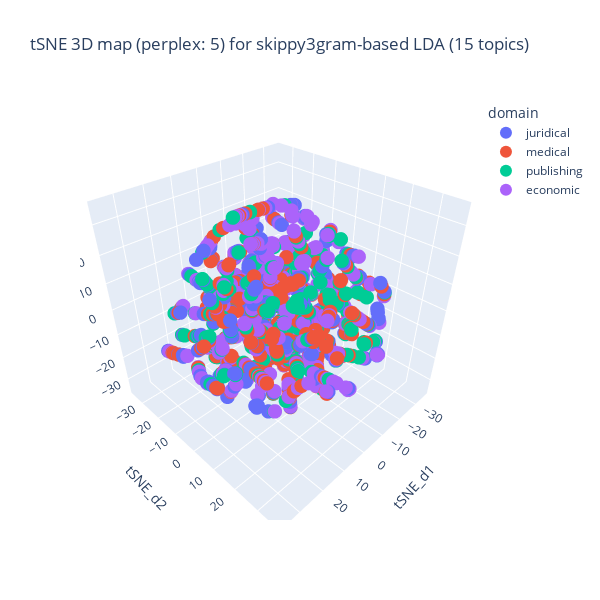
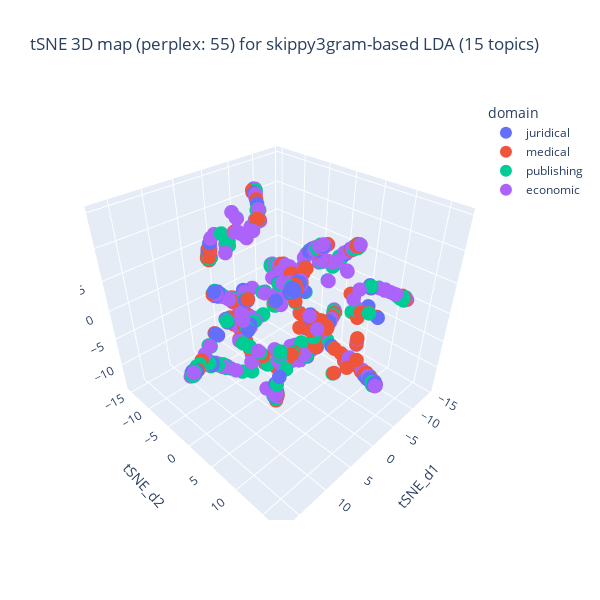
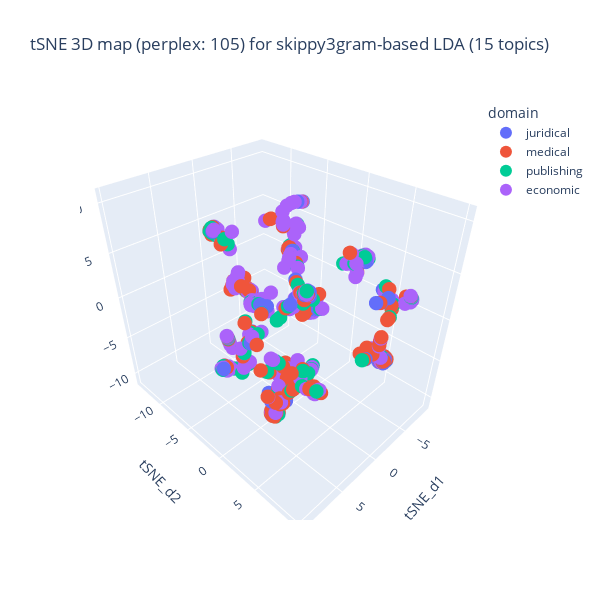
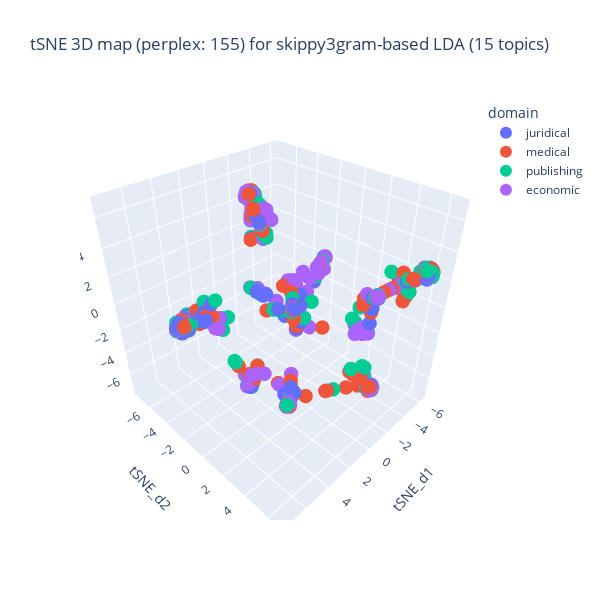

The notebook cell saved with these charts, in order:
### Markdown cell above
# t-SNE を使った可視化

### Code cell
%%capture --no-display

## Plotlyを使って tSNE の結果の可視化 (3D)
import sklearn.manifold
import numpy as np
import pandas as pd
import plotly.express as pex

## perplexity の効果を確認
divider = 5
relative_perplexity = True
if relative_perplexity:
    max_val = round(len(df)/divider)
else:
    max_val = 200
perplexity_vals = range(5, max_val, 50) # 10から始めて doc数の 1/divider まで，50づつ大きくする
print(f"perplexity vals: {perplexity_vals}")

E = np.array(list(df['enc']))
for perplexity_val in perplexity_vals:
    ## tSNE 3D の生成
    tSNE_3d_varied = sklearn.manifold.TSNE(n_components = 3, random_state = 0,
                                perplexity = perplexity_val, n_iter = 1000)
    ## Fitting
    model_fitted = tSNE_3d_varied.fit_transform(E)
    
    ## df の編集
    df['tSNE_d1'] = model_fitted[:,0]
    df['tSNE_d2'] = model_fitted[:,1]
    df['tSNE_d3'] = model_fitted[:,2]
    
    ## 描画
    title_val = f"tSNE 3D map (perplex: {perplexity_val}) for {term_type}-based LDA ({n_topics} topics)"
    fig = pex.scatter_3d(df, x = 'tSNE_d1', y = 'tSNE_d2', z = 'tSNE_d3',
                                     color = 'domain', title = title_val)
    #
    fig.update_layout(showlegend = True, legend = {'itemsizing': 'constant'},
                  autosize = False, width = 600, height = 600)
    fig.update_traces(marker_size = 5)
    fig.show()
#

### Figure 1 — Plotly figure (JSON) as saved in the notebook; plotly's stock layout.template omitted (floating-point values rounded to 4 significant figures; data arrays with more than 128 entries replaced by an {"elided": "..."} marker saying what was removed)
{"data": [{"hovertemplate": "domain=juridical<br>tSNE_d1=%{x}<br>tSNE_d2=%{y}<br>tSNE_d3=%{z}<extra></extra>", "legendgroup": "juridical", "marker": {"color": "#636efa", "size": 5, "symbol": "circle"}, "mode": "markers", "name": "juridical", "scene": "scene", "showlegend": true, "type": "scatter3d", "x": {"elided": "500 float values"}, "y": {"elided": "500 float values"}, "z": {"elided": "500 float values"}}, {"hovertemplate": "domain=medical<br>tSNE_d1=%{x}<br>tSNE_d2=%{y}<br>tSNE_d3=%{z}<extra></extra>", "legendgroup": "medical", "marker": {"color": "#EF553B", "size": 5, "symbol": "circle"}, "mode": "markers", "name": "medical", "scene": "scene", "showlegend": true, "type": "scatter3d", "x": {"elided": "500 float values"}, "y": {"elided": "500 float values"}, "z": {"elided": "500 float values"}}, {"hovertemplate": "domain=publishing<br>tSNE_d1=%{x}<br>tSNE_d2=%{y}<br>tSNE_d3=%{z}<extra></extra>", "legendgroup": "publishing", "marker": {"color": "#00cc96", "size": 5, "symbol": "circle"}, "mode": "markers", "name": "publishing", "scene": "scene", "showlegend": true, "type": "scatter3d", "x": {"elided": "500 float values"}, "y": {"elided": "500 float values"}, "z": {"elided": "500 float values"}}, {"hovertemplate": "domain=economic<br>tSNE_d1=%{x}<br>tSNE_d2=%{y}<br>tSNE_d3=%{z}<extra></extra>", "legendgroup": "economic", "marker": {"color": "#ab63fa", "size": 5, "symbol": "circle"}, "mode": "markers", "name": "economic", "scene": "scene", "showlegend": true, "type": "scatter3d", "x": {"elided": "497 float values"}, "y": {"elided": "497 float values"}, "z": {"elided": "497 float values"}}], "layout": {"autosize": false, "height": 600, "legend": {"itemsizing": "constant", "title": {"text": "domain"}, "tracegroupgap": 0}, "scene": {"domain": {"x": [0, 1], "y": [0, 1]}, "xaxis": {"title": {"text": "tSNE_d1"}}, "yaxis": {"title": {"text": "tSNE_d2"}}, "zaxis": {"title": {"text": "tSNE_d3"}}}, "showlegend": true, "title": {"text": "tSNE 3D map (perplex: 5) for skippy3gram-based LDA (15 topics)"}, "width": 600}}

### Figure 2 — Plotly figure (JSON) as saved in the notebook; plotly's stock layout.template omitted (floating-point values rounded to 4 significant figures; data arrays with more than 128 entries replaced by an {"elided": "..."} marker saying what was removed)
{"data": [{"hovertemplate": "domain=juridical<br>tSNE_d1=%{x}<br>tSNE_d2=%{y}<br>tSNE_d3=%{z}<extra></extra>", "legendgroup": "juridical", "marker": {"color": "#636efa", "size": 5, "symbol": "circle"}, "mode": "markers", "name": "juridical", "scene": "scene", "showlegend": true, "type": "scatter3d", "x": {"elided": "500 float values"}, "y": {"elided": "500 float values"}, "z": {"elided": "500 float values"}}, {"hovertemplate": "domain=medical<br>tSNE_d1=%{x}<br>tSNE_d2=%{y}<br>tSNE_d3=%{z}<extra></extra>", "legendgroup": "medical", "marker": {"color": "#EF553B", "size": 5, "symbol": "circle"}, "mode": "markers", "name": "medical", "scene": "scene", "showlegend": true, "type": "scatter3d", "x": {"elided": "500 float values"}, "y": {"elided": "500 float values"}, "z": {"elided": "500 float values"}}, {"hovertemplate": "domain=publishing<br>tSNE_d1=%{x}<br>tSNE_d2=%{y}<br>tSNE_d3=%{z}<extra></extra>", "legendgroup": "publishing", "marker": {"color": "#00cc96", "size": 5, "symbol": "circle"}, "mode": "markers", "name": "publishing", "scene": "scene", "showlegend": true, "type": "scatter3d", "x": {"elided": "500 float values"}, "y": {"elided": "500 float values"}, "z": {"elided": "500 float values"}}, {"hovertemplate": "domain=economic<br>tSNE_d1=%{x}<br>tSNE_d2=%{y}<br>tSNE_d3=%{z}<extra></extra>", "legendgroup": "economic", "marker": {"color": "#ab63fa", "size": 5, "symbol": "circle"}, "mode": "markers", "name": "economic", "scene": "scene", "showlegend": true, "type": "scatter3d", "x": {"elided": "497 float values"}, "y": {"elided": "497 float values"}, "z": {"elided": "497 float values"}}], "layout": {"autosize": false, "height": 600, "legend": {"itemsizing": "constant", "title": {"text": "domain"}, "tracegroupgap": 0}, "scene": {"domain": {"x": [0, 1], "y": [0, 1]}, "xaxis": {"title": {"text": "tSNE_d1"}}, "yaxis": {"title": {"text": "tSNE_d2"}}, "zaxis": {"title": {"text": "tSNE_d3"}}}, "showlegend": true, "title": {"text": "tSNE 3D map (perplex: 55) for skippy3gram-based LDA (15 topics)"}, "width": 600}}

### Figure 3 — Plotly figure (JSON) as saved in the notebook; plotly's stock layout.template omitted (floating-point values rounded to 4 significant figures; data arrays with more than 128 entries replaced by an {"elided": "..."} marker saying what was removed)
{"data": [{"hovertemplate": "domain=juridical<br>tSNE_d1=%{x}<br>tSNE_d2=%{y}<br>tSNE_d3=%{z}<extra></extra>", "legendgroup": "juridical", "marker": {"color": "#636efa", "size": 5, "symbol": "circle"}, "mode": "markers", "name": "juridical", "scene": "scene", "showlegend": true, "type": "scatter3d", "x": {"elided": "500 float values"}, "y": {"elided": "500 float values"}, "z": {"elided": "500 float values"}}, {"hovertemplate": "domain=medical<br>tSNE_d1=%{x}<br>tSNE_d2=%{y}<br>tSNE_d3=%{z}<extra></extra>", "legendgroup": "medical", "marker": {"color": "#EF553B", "size": 5, "symbol": "circle"}, "mode": "markers", "name": "medical", "scene": "scene", "showlegend": true, "type": "scatter3d", "x": {"elided": "500 float values"}, "y": {"elided": "500 float values"}, "z": {"elided": "500 float values"}}, {"hovertemplate": "domain=publishing<br>tSNE_d1=%{x}<br>tSNE_d2=%{y}<br>tSNE_d3=%{z}<extra></extra>", "legendgroup": "publishing", "marker": {"color": "#00cc96", "size": 5, "symbol": "circle"}, "mode": "markers", "name": "publishing", "scene": "scene", "showlegend": true, "type": "scatter3d", "x": {"elided": "500 float values"}, "y": {"elided": "500 float values"}, "z": {"elided": "500 float values"}}, {"hovertemplate": "domain=economic<br>tSNE_d1=%{x}<br>tSNE_d2=%{y}<br>tSNE_d3=%{z}<extra></extra>", "legendgroup": "economic", "marker": {"color": "#ab63fa", "size": 5, "symbol": "circle"}, "mode": "markers", "name": "economic", "scene": "scene", "showlegend": true, "type": "scatter3d", "x": {"elided": "497 float values"}, "y": {"elided": "497 float values"}, "z": {"elided": "497 float values"}}], "layout": {"autosize": false, "height": 600, "legend": {"itemsizing": "constant", "title": {"text": "domain"}, "tracegroupgap": 0}, "scene": {"domain": {"x": [0, 1], "y": [0, 1]}, "xaxis": {"title": {"text": "tSNE_d1"}}, "yaxis": {"title": {"text": "tSNE_d2"}}, "zaxis": {"title": {"text": "tSNE_d3"}}}, "showlegend": true, "title": {"text": "tSNE 3D map (perplex: 105) for skippy3gram-based LDA (15 topics)"}, "width": 600}}

### Figure 4 — Plotly figure (JSON) as saved in the notebook; plotly's stock layout.template omitted (floating-point values rounded to 4 significant figures; data arrays with more than 128 entries replaced by an {"elided": "..."} marker saying what was removed)
{"data": [{"hovertemplate": "domain=juridical<br>tSNE_d1=%{x}<br>tSNE_d2=%{y}<br>tSNE_d3=%{z}<extra></extra>", "legendgroup": "juridical", "marker": {"color": "#636efa", "size": 5, "symbol": "circle"}, "mode": "markers", "name": "juridical", "scene": "scene", "showlegend": true, "type": "scatter3d", "x": {"elided": "500 float values"}, "y": {"elided": "500 float values"}, "z": {"elided": "500 float values"}}, {"hovertemplate": "domain=medical<br>tSNE_d1=%{x}<br>tSNE_d2=%{y}<br>tSNE_d3=%{z}<extra></extra>", "legendgroup": "medical", "marker": {"color": "#EF553B", "size": 5, "symbol": "circle"}, "mode": "markers", "name": "medical", "scene": "scene", "showlegend": true, "type": "scatter3d", "x": {"elided": "500 float values"}, "y": {"elided": "500 float values"}, "z": {"elided": "500 float values"}}, {"hovertemplate": "domain=publishing<br>tSNE_d1=%{x}<br>tSNE_d2=%{y}<br>tSNE_d3=%{z}<extra></extra>", "legendgroup": "publishing", "marker": {"color": "#00cc96", "size": 5, "symbol": "circle"}, "mode": "markers", "name": "publishing", "scene": "scene", "showlegend": true, "type": "scatter3d", "x": {"elided": "500 float values"}, "y": {"elided": "500 float values"}, "z": {"elided": "500 float values"}}, {"hovertemplate": "domain=economic<br>tSNE_d1=%{x}<br>tSNE_d2=%{y}<br>tSNE_d3=%{z}<extra></extra>", "legendgroup": "economic", "marker": {"color": "#ab63fa", "size": 5, "symbol": "circle"}, "mode": "markers", "name": "economic", "scene": "scene", "showlegend": true, "type": "scatter3d", "x": {"elided": "497 float values"}, "y": {"elided": "497 float values"}, "z": {"elided": "497 float values"}}], "layout": {"autosize": false, "height": 600, "legend": {"itemsizing": "constant", "title": {"text": "domain"}, "tracegroupgap": 0}, "scene": {"domain": {"x": [0, 1], "y": [0, 1]}, "xaxis": {"title": {"text": "tSNE_d1"}}, "yaxis": {"title": {"text": "tSNE_d2"}}, "zaxis": {"title": {"text": "tSNE_d3"}}}, "showlegend": true, "title": {"text": "tSNE 3D map (perplex: 155) for skippy3gram-based LDA (15 topics)"}, "width": 600}}
